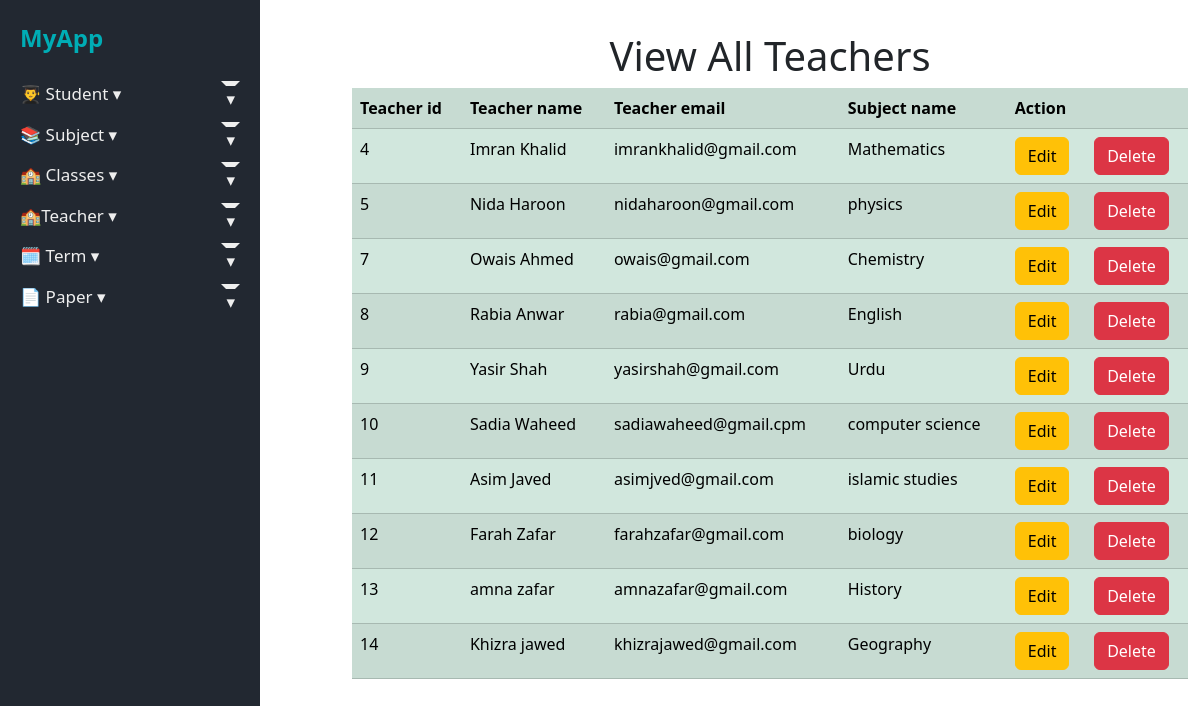
The app's page /viewteacher.php with its own data.
### tables this page shows
CREATE TABLE `teachers` (
  `id` int(11) NOT NULL,
  `tech_name` varchar(100) NOT NULL,
  `tech_email` varchar(100) DEFAULT NULL,
  `subject_id` int(11) DEFAULT NULL
);

CREATE TABLE `subjects` (
  `id` int(11) NOT NULL,
  `subject_name` varchar(100) NOT NULL
);

### viewteacher.php (the view, shortened to what this page needs)
<!DOCTYPE html>
<html lang="en">
<head>
    <?php include_once("navbar.php") ?>
</head>
<body>
     <div class="container mt-3">
    <h1 class="mt-3 text-center">View All Teachers</h1>
<table class="table table-success table-striped">
     <tr>
    <th>Teacher id</th>
    <th>Teacher name</th>
    <th>Teacher email</th>
     <th>Subject name</th>
    <th colspan="2">Action</th>
   </tr>
</body>
</html>
<?php
$sql = "SELECT teachers.id, teachers.tech_name, teachers.tech_email, subjects.subject_name
        FROM teachers
        INNER JOIN subjects ON teachers.subject_id = subjects.id";
$result = mysqli_query($conn,$sql);
foreach($result as $data)
{
    ?>
    <tr>
    <td><?php echo $data ['id']; ?></td>
    <td><?php echo $data ['tech_name']; ?></td>
    <td><?php echo $data ['tech_email']; ?></td>
    <td><?php echo $data ['subject_name']; ?></td>
     <td><a class="btn btn-warning" href="updateteacher.php?id=<?php echo $data['id']; ?>">Edit</a></td>
     <td><a class="btn btn-danger" href="deleteteacher.php?id=<?php echo $data['id']; ?>">Delete</a></td>
    </tr>
<?php
}
?>

### style.css (style rules this page uses)
body { margin: 0; font-family: 'Segoe UI', sans-serif; display: flex; }

### records on screen
teachers: id "4", tech_name "Imran Khalid", tech_email "imrankhalid@gmail.com", subject.subject_name "Mathematics"
teachers: id "5", tech_name "Nida Haroon", tech_email "nidaharoon@gmail.com", subject.subject_name "physics"
teachers: id "7", tech_name "Owais Ahmed", tech_email "owais@gmail.com", subject.subject_name "Chemistry"
teachers: id "8", tech_name "Rabia Anwar", tech_email "rabia@gmail.com", subject.subject_name "English"
teachers: id "9", tech_name "Yasir Shah", tech_email "yasirshah@gmail.com", subject.subject_name "Urdu"
teachers: id "10", tech_name "Sadia Waheed", tech_email "sadiawaheed@gmail.cpm", subject.subject_name "computer science"
teachers: id "11", tech_name "Asim Javed", tech_email "asimjved@gmail.com", subject.subject_name "islamic studies"
teachers: id "12", tech_name "Farah Zafar", tech_email "farahzafar@gmail.com", subject.subject_name "biology"
teachers: id "13", tech_name "amna zafar", tech_email "amnazafar@gmail.com", subject.subject_name "History"
teachers: id "14", tech_name "Khizra jawed", tech_email "khizrajawed@gmail.com", subject.subject_name "Geography"
